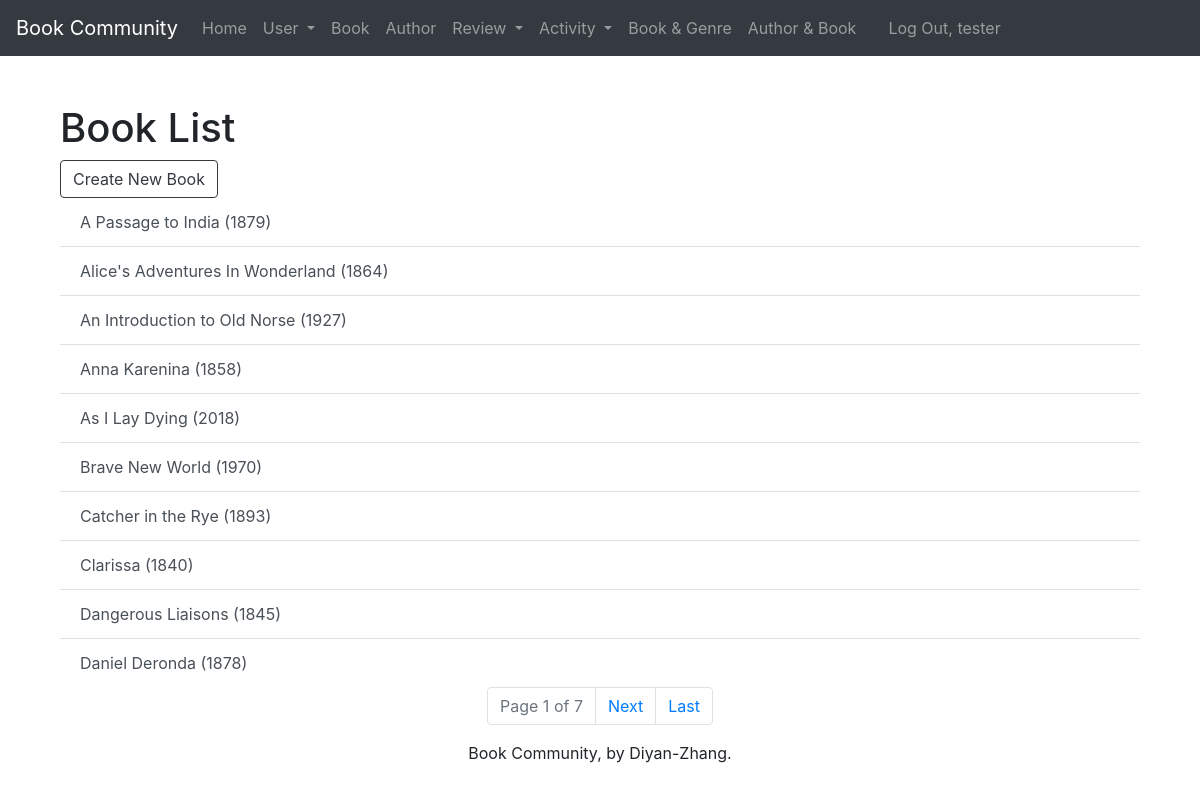
Page /book/ (signed in) on the committed database.
### webinfo/models.py (models this page shows, shortened)
class Book(models.Model):
    book_id = models.AutoField(primary_key=True)
    book_name = models.CharField(max_length=225)
    textbook_or_not = models.BooleanField(default=False)
    year = models.ForeignKey(Year, related_name='books', on_delete=models.PROTECT)
    publisher = models.ForeignKey(Publisher, related_name='books', on_delete=models.PROTECT)
    def __str__(self):
        return '%s (%s)' % (self.book_name, self.year.year)
    def get_absolute_url(self):
        return reverse('webinfo_book_detail_urlpattern',
                       kwargs={'pk': self.pk}
                       )
    class Meta:
        ordering = ['book_name', 'year', 'publisher']
        constraints = [
            UniqueConstraint(fields=['book_name', 'year', 'publisher'], name='unique_book')
        ]

class Year(models.Model):
    year_id = models.AutoField(primary_key=True)
    year = models.IntegerField(unique=True)
    class Meta:
        ordering = ['year']

### webinfo/views.py (the view)
class BookList(LoginRequiredMixin, PermissionRequiredMixin, PageLinksMixin, ListView):
    paginate_by = 10
    model = Book
    permission_required = 'webinfo.view_book'

### webinfo/utils.py (called while the page is built)
    def _page_urls(self, page_number):
        return "?{pkw}={n}".format(
            pkw=self.page_kwarg,
            n=page_number)

    def first_page(self, page):
        if page.number > 1:
            return self._page_urls(1)
        return None

    def previous_page(self, page):
        if (page.has_previous()
                and page.number > 2):
            return self._page_urls(
                page.previous_page_number())
        return None

    def next_page(self, page):
        last_page = page.paginator.num_pages
        if (page.has_next()
                and page.number < last_page - 1):
            return self._page_urls(
                page.next_page_number())
        return None

    def last_page(self, page):
        last_page = page.paginator.num_pages
        if page.number < last_page:
            return self._page_urls(last_page)
        return None

    def get_context_data(self, **kwargs):
        context = super().get_context_data(
            **kwargs)
        page = context.get('page_obj')
        if page is not None:
            context.update({
                'first_page_url':
                    self.first_page(page),
                'previous_page_url':
                    self.previous_page(page),
                'next_page_url':
                    self.next_page(page),
                'last_page_url':
                    self.last_page(page),
            })
        return context

### webinfo/templates/webinfo/book_list.html (shortened to what this page needs)
{% extends 'webinfo/base.html' %}
{% block org_content %}
 <h1 class="mt-5"> Book List</h1>
    {% if perms.webinfo.add_book %}
        <div class="mobile">
            <a href="{% url 'webinfo_book_create_urlpattern' %}"
            class="btn btn-outline-dark">
                Create New Book</a>
        </div>
    {% endif %}
        <ul class="list-group list-group-flush">
            {% for book in book_list %}
                <a href="{{ book.get_absolute_url }}" class="list-group-item list-group-item-action">{{ book }}</a>
            {% empty %}
                <em>There are currently no books available.</em>
            {% endfor %}
        </ul>
{% endblock %}

### webinfo/templates/webinfo/base.html (shortened to what this page needs)
{% load static %}
<!DOCTYPE html>
<html lang="en">
<head>
    <link rel="stylesheet" href="https://cdn.jsdelivr.net/npm/bootstrap@4.6.1/dist/css/bootstrap.min.css">
</head>
<body>
<nav class="navbar navbar-expand-lg navbar-dark bg-dark">
  <a class="navbar-brand" href="#">Book Community</a>
  <div class="collapse navbar-collapse" id="navbarNav">
      <ul class="navbar-nav">
          <li class="nav-item">
              <a class="nav-link" href="{% url 'home_urlpattern' %}">Home</a>
          </li>
          <li class="nav-item dropdown">
              <a class="nav-link dropdown-toggle" href="#" id="navbarDropdownMenuLink" role="button" data-toggle="dropdown" aria-expanded="false">
                  User
              </a>
          </li>
          {% if perms.webinfo.view_book %}
              <li class="nav-item">
                  <a class="nav-link" href="{% url 'webinfo_book_list_urlpattern' %}">Book</a>
              </li>
          {% endif %}
          {% if perms.webinfo.view_author %}
              <li class="nav-item">
                  <a class="nav-link" href="{% url 'webinfo_author_list_urlpattern' %}">Author</a>
              </li>
          {% endif %}
          <li class="nav-item dropdown">
              <a class="nav-link dropdown-toggle" href="#" id="navbarDropdownMenuLink" role="button" data-toggle="dropdown" aria-expanded="false">
                  Review
              </a>
          </li>
          <li class="nav-item dropdown">
              <a class="nav-link dropdown-toggle" href="#" id="navbarDropdownMenuLink" role="button" data-toggle="dropdown" aria-expanded="false">
                  Activity
              </a>
          </li>
          {% if perms.webinfo.view_explain %}
              <li class="nav-item">
                  <a class="nav-link" href="{% url 'webinfo_explain_list_urlpattern' %}">Book & Genre</a>
              </li>
          {% endif %}
          {% if perms.webinfo.view_write %}
              <li class="nav-item">
                  <a class="nav-link" href="{% url 'webinfo_write_list_urlpattern' %}">Author & Book</a>
              </li>
          {% endif %}
      </ul>
      <ul class="navbar-nav px-3">
            {% if user.is_authenticated %}
                <li class="nav-item text-nowrap"><a class="nav-link" href="{% url 'logout_urlpattern' %}">
                    Log Out, {{ user.get_username }}</a></li>
            {% else %}
                <li class="nav-item text-nowrap"><a class="nav-link" href="{% url 'login_urlpattern' %}">
                    Log In</a></li>
            {% endif %}
      </ul>
  </div>
</nav>
<main role="main" class="flex-shrink-0">
    <div class="container">
        {% block content %}
            <div class="container">
                {% block org_content %}{% endblock %}
            </div>
        {% endblock %}
    </div>
</main>
{% if is_paginated %}
            <nav aria-label="Page navigation example">
                <ul class="pagination justify-content-center">
                    <li class="page-item disabled">
                        <a class="page-link">
                            Page {{ page_obj.number }}
                            of {{ paginator.num_pages }}
                        </a>
                    </li>
                    {% if next_page_url %}
                        <li class="page-item">
                            <a class="page-link" href="{{ next_page_url }}">
                                Next</a>
                        </li>
                    {% endif %}
                    {% if last_page_url %}
                        <li class="page-item">
                            <a class="page-link" href="{{ last_page_url }}">
                                Last</a>
                        </li>
                    {% endif %}
                </ul>
            </nav>
    {% endif %}
 <footer class="mastfoot mt-auto">
    <div class="inner">
      <p class="text-center">Book Community, by Diyan-Zhang.</p>
    </div>
 </footer>
</body>
</html>

### rows in the picture
Book: book_name+year "A Passage to India (1879)"
Book: book_name+year "Alice's Adventures In Wonderland (1864)"
Book: book_name+year "An Introduction to Old Norse (1927)"
Book: book_name+year "Anna Karenina (1858)"
Book: book_name+year "As I Lay Dying (2018)"
Book: book_name+year "Brave New World (1970)"
Book: book_name+year "Catcher in the Rye (1893)"
Book: book_name+year "Clarissa (1840)"
Book: book_name+year "Dangerous Liaisons (1845)"
Book: book_name+year "Daniel Deronda (1878)"

### other values in the picture
{{ user.get_username }} "tester"
{{ page_obj.number }} "1"
{{ paginator.num_pages }} "7"
